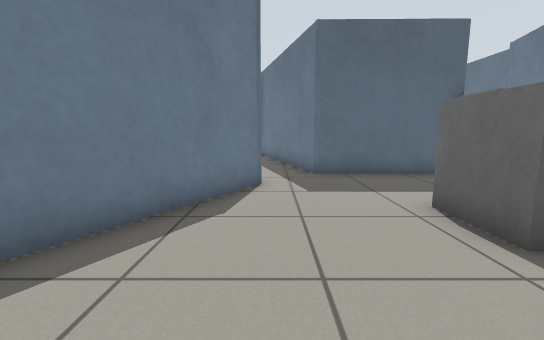
View 1 (above)

14 first-person views from a walk through a world built for the Gazebo simulator. The camera is 0.72 m above the floor, tilts 8° down and sees 90° across. The floor is counted in squares, 0.5 m on a side. Each view is taken from the middle of a square. On the plan, view 1 faces up. The plan holds only what a view shows up to about 13 squares ahead; the rest is blank.

View 2
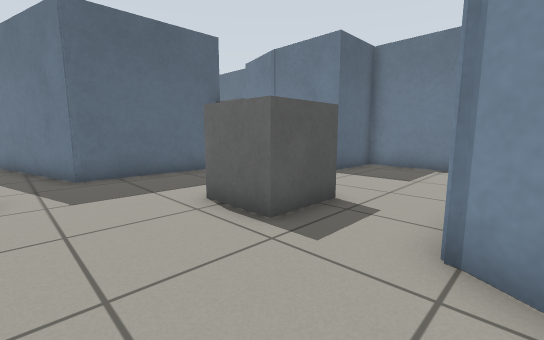

View 3
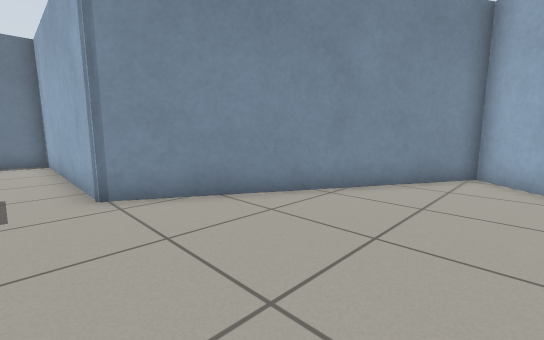

View 4
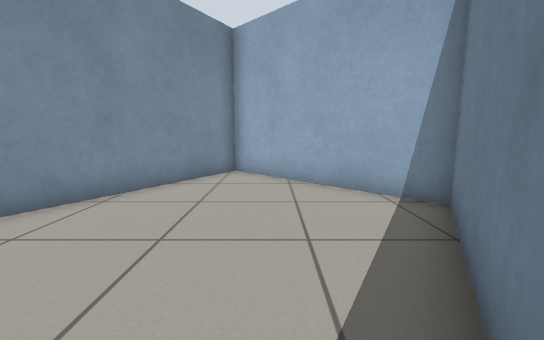

View 5
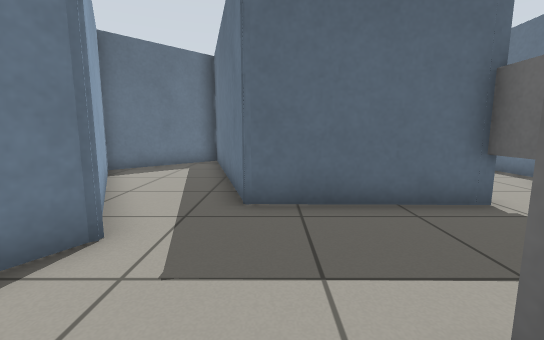

View 6
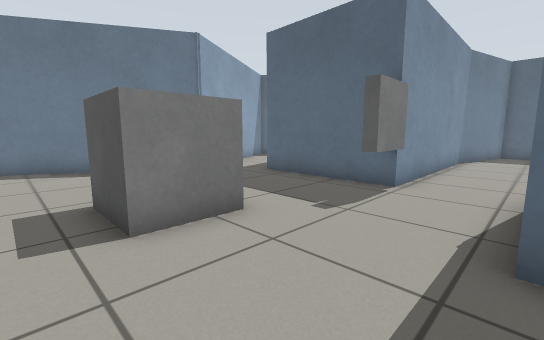

View 7
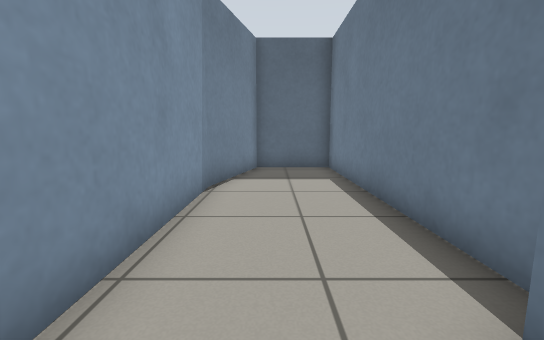

View 8
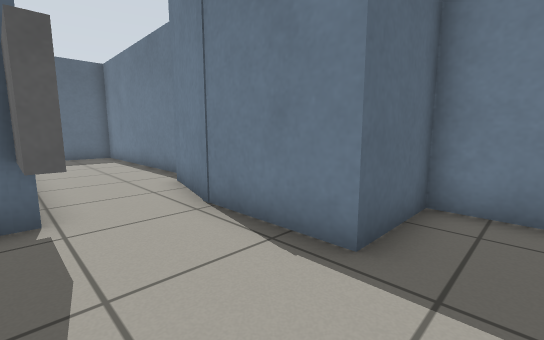

View 9
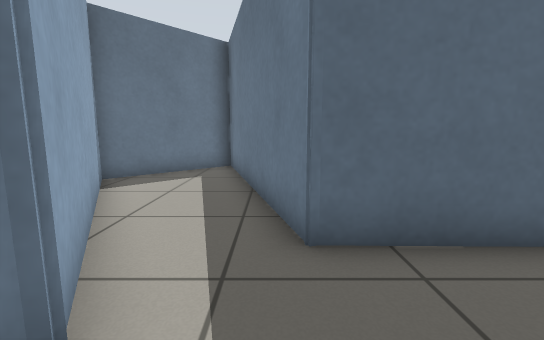

View 10
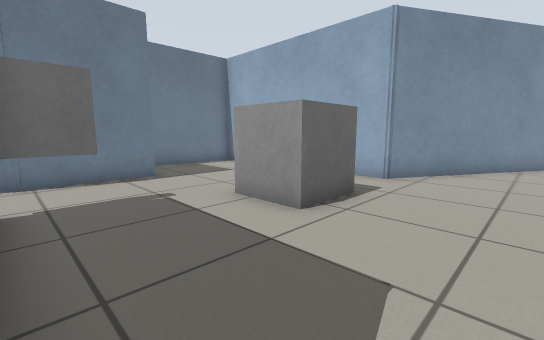

View 11
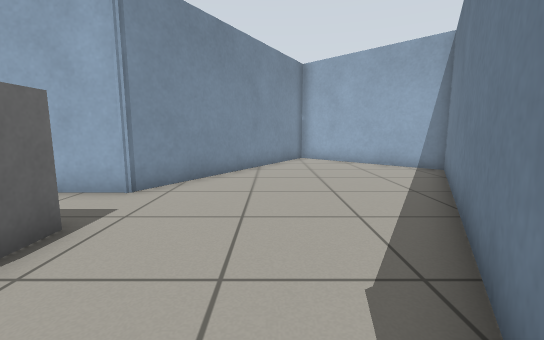

View 12
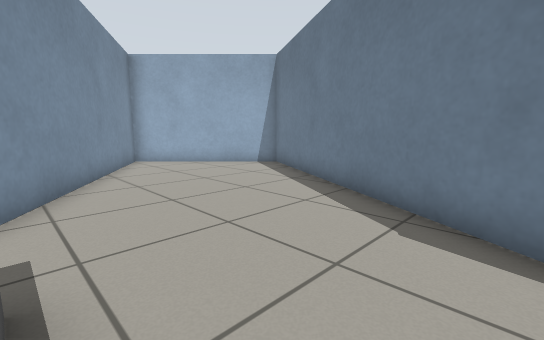

View 13
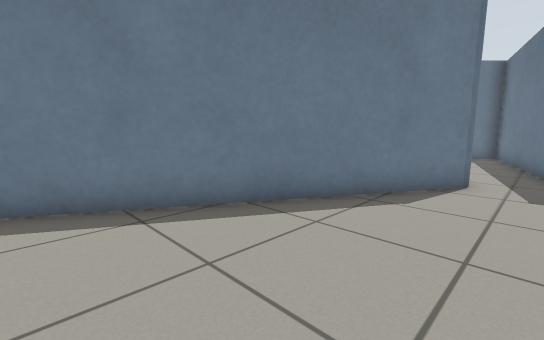

View 14
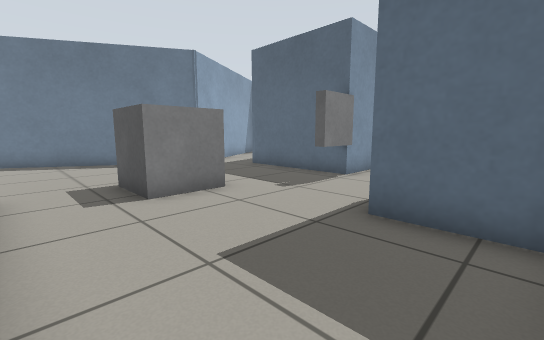

### Floor plan
Points are (right, up) in squares from view 1. A wall is a line through its corners. A room is listed if a view was taken in it or the views show most of it. See-through windows are left out.
Room 1 (views 1, 2, 3, 4, 5, 6, 7, 8, 9, 10, 11, 12, 13, 14)
walls: (8.9, 8.6) (9.3, 10.3); (6.3, 11.4) (6.3, 9.2) (1.5, 9.3) (-0.7, 17.6) (-4.2, 14.1) (-0.3, 7.5) (-6.5, -3.2) (-1.7, -8.1) (3.4, 0.7) (11.5, 0.7) (11.6, 5.5) (8.9, 5.5) (8.9, 9)
ways out: opening at (7.5, 10.5) to room 2
objects: grey box (3, 3) to (5, 5); window (6, 8)
Room 2 (no view inside)
walls: (6.3, 17.1) (6.3, 11.4); (10.3, 12.2) (10.3, 21) (7.4, 21) (6.3, 17); (9.3, 10.3) (9.6, 11.5)
ways out: opening at (7.5, 10.5) to room 1

Positions as (right, up) in squares from view 1, and headings:
1: (0, 0), facing up
2: (0, 0), facing up-right
3: (-3, 2), facing down-right
4: (-3, 2), facing down
5: (2, 4), facing up
6: (9, 2), facing up-left
7: (8, 10), facing up
8: (6, 4), facing up-right
9: (1, 6), facing up
10: (0, 9), facing down-right
11: (0, 7), facing down
12: (3, 6), facing down-left
13: (1, -1), facing up-left
14: (11, 1), facing up-left
